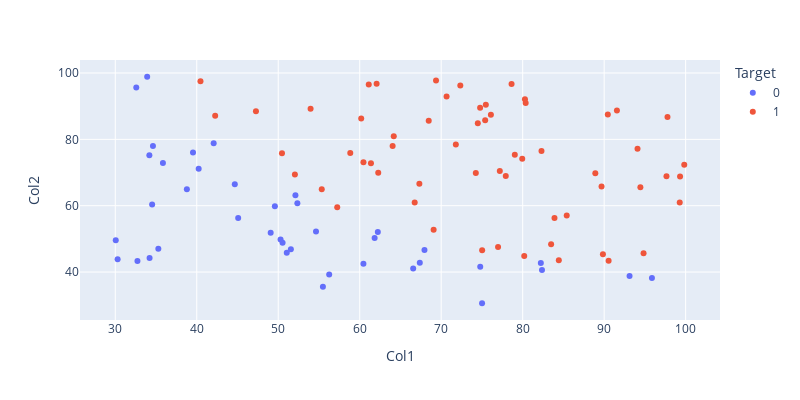

Notebook code for this chart:
### Markdown cell above
3. Visualize the data as a scatter plot where the two different classes are displayed with different colors.

### Code cell
# fig = px.scatter(df, x="Col1", y="Col2", color="Target", width=800, height=400)
fig = px.scatter(df, x = 'Col1', y = 'Col2', color = df['Target'].astype('str'), labels = {'color': 'Target'}, width=800, height=400)
fig.show()

### Figure 1 — Plotly figure (JSON) as saved in the notebook; plotly's stock layout.template omitted (floating-point values rounded to 4 significant figures)
{"data": [{"hovertemplate": "Target=0<br>Col1=%{x}<br>Col2=%{y}<extra></extra>", "legendgroup": "0", "marker": {"color": "#636efa", "symbol": "circle"}, "mode": "markers", "name": "0", "orientation": "v", "showlegend": true, "type": "scatter", "x": [34.62, 30.29, 35.85, 45.08, 95.86, 75.01, 39.54, 67.95, 67.37, 50.53, 34.21, 93.11, 61.83, 38.79, 52.11, 40.24, 54.64, 33.92, 74.79, 34.18, 51.55, 82.37, 51.05, 62.22, 34.52, 50.29, 49.59, 32.58, 35.29, 56.25, 30.06, 44.67, 66.56, 49.07, 32.72, 60.46, 82.23, 42.08, 52.35, 55.48], "xaxis": "x", "y": [78.02, 43.89, 72.9, 56.32, 38.23, 30.6, 76.04, 46.68, 42.84, 48.86, 44.21, 38.8, 50.26, 65.0, 63.13, 71.17, 52.21, 98.87, 41.57, 75.24, 46.86, 40.62, 45.82, 52.06, 60.4, 49.8, 59.81, 95.6, 47.02, 39.26, 49.59, 66.45, 41.09, 51.88, 43.31, 42.51, 42.72, 78.84, 60.77, 35.57], "yaxis": "y"}, {"hovertemplate": "Target=1<br>Col1=%{x}<br>Col2=%{y}<extra></extra>", "legendgroup": "1", "marker": {"color": "#EF553B", "symbol": "circle"}, "mode": "markers", "name": "1", "orientation": "v", "showlegend": true, "type": "scatter", "x": [60.18, 79.03, 61.11, 75.02, 76.1, 84.43, 82.31, 69.36, 53.97, 69.07, 70.66, 76.98, 89.68, 77.92, 62.27, 80.19, 61.38, 85.4, 52.05, 64.18, 83.9, 94.44, 77.19, 97.77, 62.07, 91.56, 79.94, 99.27, 90.55, 97.65, 74.25, 71.8, 75.4, 40.46, 80.28, 66.75, 64.04, 72.35, 60.46, 58.84, 99.83, 47.26, 50.46, 88.91, 94.83, 67.32, 57.24, 80.37, 68.47, 75.48, 78.64, 94.09, 90.45, 74.49, 89.85, 83.49, 42.26, 99.32, 55.34, 74.78], "xaxis": "x", "y": [86.31, 75.34, 96.51, 46.55, 87.42, 43.53, 76.48, 97.72, 89.21, 52.74, 92.93, 47.58, 65.8, 68.97, 69.95, 44.82, 72.81, 57.05, 69.43, 80.91, 56.31, 65.57, 70.46, 86.73, 96.77, 88.7, 74.16, 61.0, 43.39, 68.86, 69.82, 78.45, 85.76, 97.54, 92.12, 60.99, 78.03, 96.23, 73.09, 75.86, 72.37, 88.48, 75.81, 69.8, 45.69, 66.59, 59.51, 90.96, 85.59, 90.42, 96.65, 77.16, 87.51, 84.85, 45.36, 48.38, 87.1, 68.78, 64.93, 89.53], "yaxis": "y"}], "layout": {"height": 400, "legend": {"title": {"text": "Target"}, "tracegroupgap": 0}, "margin": {"t": 60}, "width": 800, "xaxis": {"anchor": "y", "domain": [0, 1], "title": {"text": "Col1"}}, "yaxis": {"anchor": "x", "domain": [0, 1], "title": {"text": "Col2"}}}}
